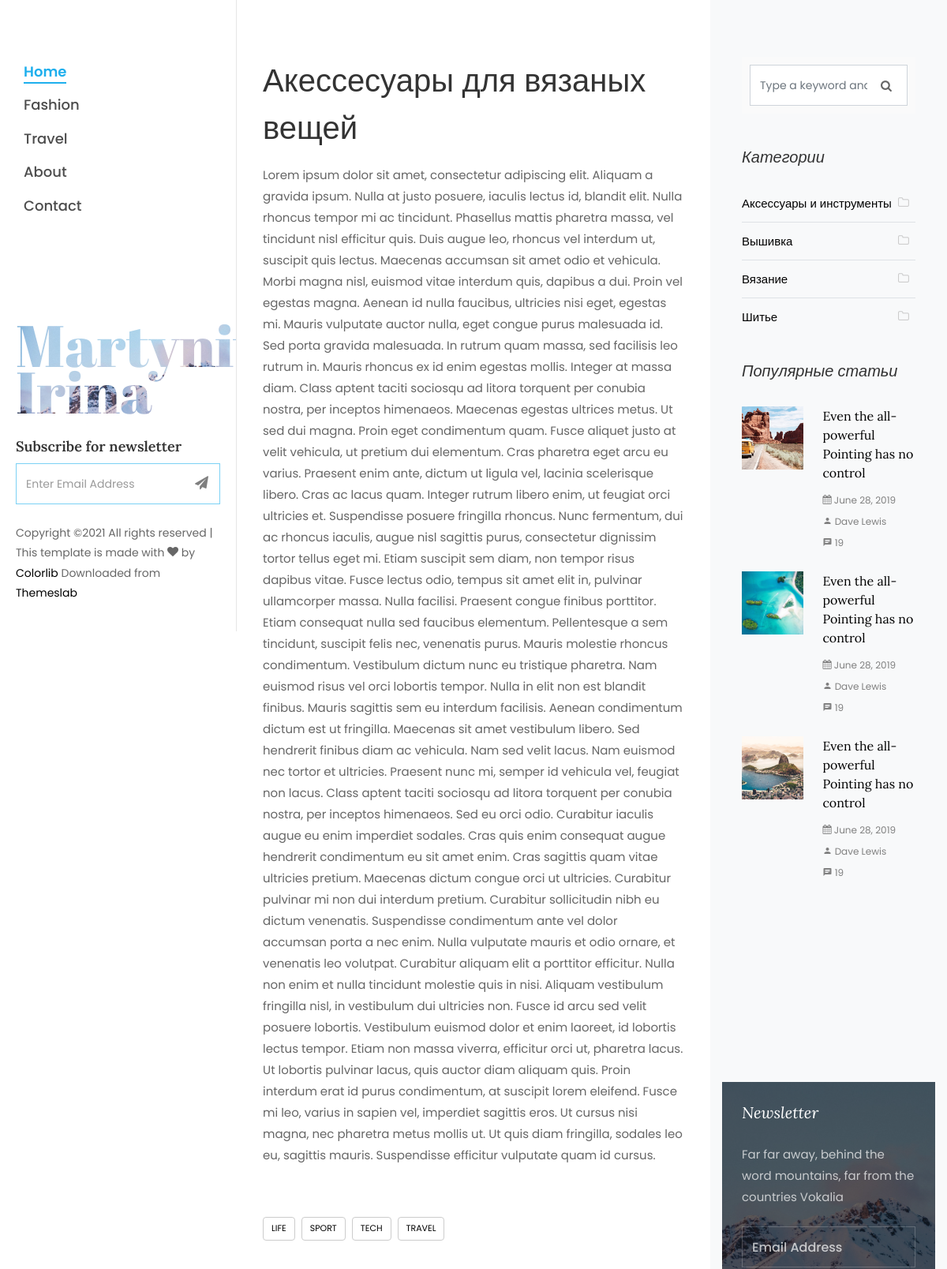
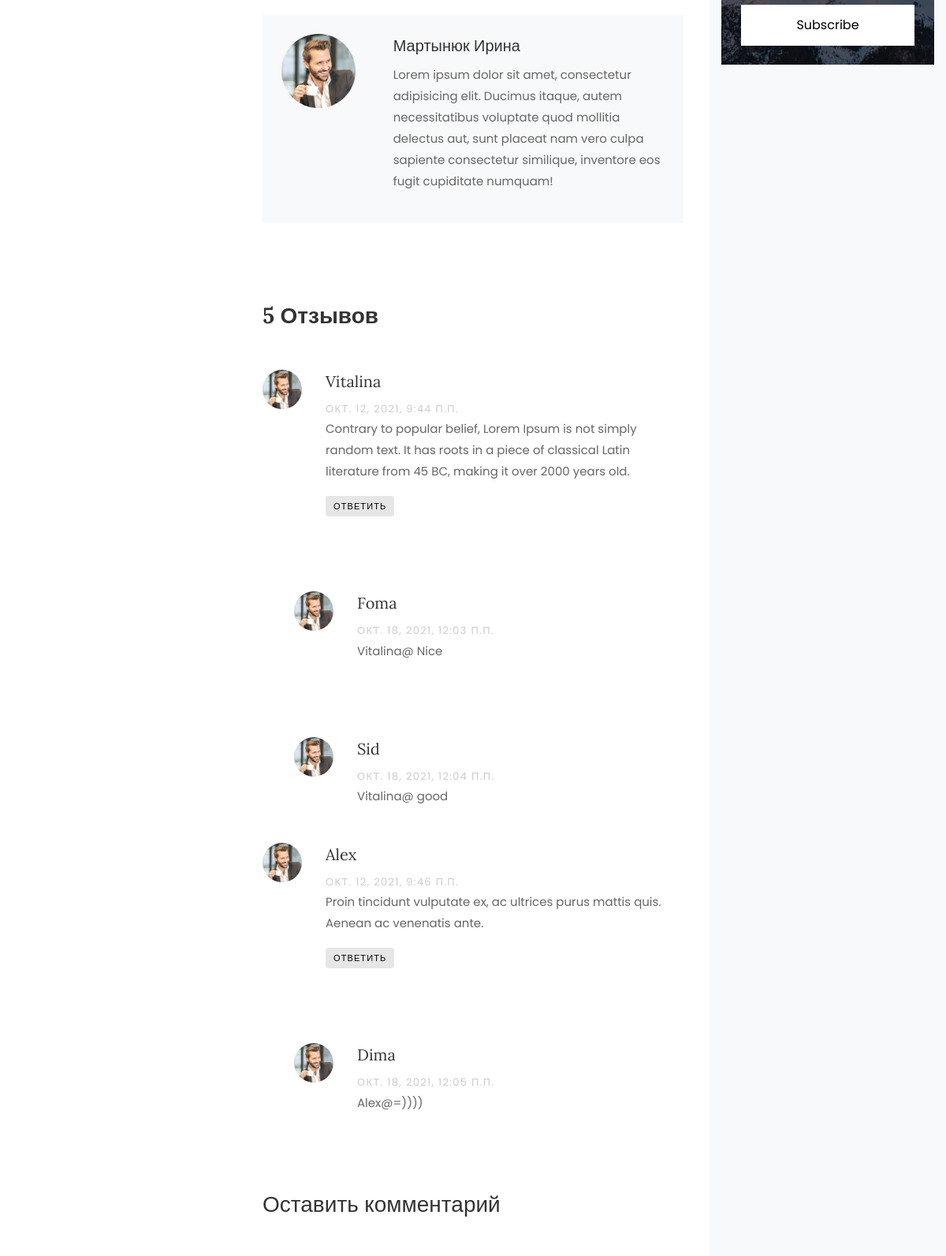
The page /akessesuary-dlya-vyazanyh-veshej/ (upper part) on the database its author committed (2 pictures, top to bottom).
### blog_app/models.py (models this page shows, shortened)
class Article(models.Model):
    title = models.CharField(max_length=256, blank=False, verbose_name='Название')
    category = models.ForeignKey(Category, on_delete=models.CASCADE, verbose_name='Категория')
    slug = models.SlugField(max_length=256, db_index=True)
    short_content = models.TextField(verbose_name='Краткое описание', max_length=300, default='Нет описания')
    content = models.TextField(blank=True, default='Нет описания', verbose_name='Текст статьи')
    created_at = models.DateTimeField(auto_now_add=True, verbose_name='Дата публикации')
    updated_at = models.DateTimeField(auto_now=True, verbose_name='Дата обновления')
    image = models.ImageField(upload_to='blog_images/%Y/%m/%d', verbose_name='Изображение', blank=True)
    draft = models.BooleanField(verbose_name='Черновик', default=False)
    author = models.CharField(verbose_name='Автор', blank=False, max_length=150)
    class Meta:
        ordering = ('-created_at',)
        verbose_name = 'Статья'
        verbose_name_plural = 'Статьи'
    def get_review(self):
        return self.reviews_set.filter(parent__isnull=True) # вернет только родительские отзывы статьи

class Reviews(models.Model):
    email = models.EmailField()
    name = models.CharField(verbose_name='Имя', max_length=110)
    text = models.TextField(verbose_name='Сообщение', max_length=5000)
    created_at = models.DateTimeField(auto_now_add=True, verbose_name='Дата публикации отзыва', )
    parent = models.ForeignKey(
        'self', verbose_name='Родитель', on_delete=models.SET_NULL, blank=True, null=True
    )
    article = models.ForeignKey(Article, verbose_name='статья', on_delete=models.CASCADE)
    class Meta:
        verbose_name = 'Отзыв'
        verbose_name_plural = 'Отзывы'

class Category(models.Model):
    name = models.CharField(max_length=150, blank=False, db_index=True, verbose_name='Наименование')
    slug = models.SlugField(max_length=150, unique=True, blank=False, db_index=True)
    created_at = models.DateTimeField(auto_now_add=True, verbose_name='Дата создания')
    updated_at = models.DateTimeField(auto_now=True, verbose_name='Дата обновления')
    class Meta:
        ordering = ('name',)
        verbose_name = 'Категория'
        verbose_name_plural = 'Категории'
    def get_absolute_url(self):
        return reverse('article_category_list', kwargs={'slug': self.slug})

### blog_app/views.py (the view)
# urls.py: path('<slug:slug>/', views.ArticleDetailView.as_view(), name="article_detail"),
class ArticleDetailView(DetailView):
    model = Article
    slug_field = 'slug'
    template_name = 'blog_detail.html'

### blog_app/templatetags/article_tag.py (called while the page is built)
@register.simple_tag()
def get_categories():
    return Category.objects.all()

### templates/blog_detail.html (shortened to what this page needs)
{% extends 'partials/base.html' %}
{% block content %}
    <div class="col-lg-8 px-md-5 py-5">
        <div class="row pt-md-4">
            <h1 class="mb-3">{{ article.title }}</h1>
            <p>{{ article.content }}</p>
            <div class="tag-widget post-tag-container mb-5 mt-5">
                <div class="tagcloud">
                    <a href="#" class="tag-cloud-link">Life</a>
                    <a href="#" class="tag-cloud-link">Sport</a>
                    <a href="#" class="tag-cloud-link">Tech</a>
                    <a href="#" class="tag-cloud-link">Travel</a>
                </div>
            </div>
            <div class="about-author d-flex p-4 bg-light">
                <div class="bio mr-5">
                    <img src="/static/images/person_1.jpg" alt="Image placeholder" class="img-fluid mb-4">
                </div>
                <div class="desc">
                    <h3>{{ article.author }}</h3>
                    <p>Lorem ipsum dolor sit amet, consectetur adipisicing elit. Ducimus itaque, autem necessitatibus
                        voluptate quod mollitia delectus aut, sunt placeat nam vero culpa sapiente consectetur
                        similique, inventore eos fugit cupiditate numquam!</p>
                </div>
            </div>
            <div class="pt-5 mt-5">
                {% with article.reviews_set.count as comments %}
                    {% if comments == 1 %}
                        <h3 class="mb-5 font-weight-bold">{{ comments }} Отзыв</h3>
                    {% elif comments <= 4 %}
                        <h3 class="mb-5 font-weight-bold">{{ comments }} Отзыва</h3>
                    {% else %}
                        <h3 class="mb-5 font-weight-bold">{{ comments }} Отзывов</h3>
                    {% endif %}
                {% endwith %}
                {% for review in article.get_review %}
                    <ul class="comment-list">
                        <li class="comment">
                            <div class="vcard bio">
                                <img src="/static/images/person_1.jpg" alt="Image placeholder">
                            </div>
                            <div class="comment-body">
                                <h3>{{ review.name }}</h3>
                                <div class="meta">{{ review.created_at }}</div>
                                <p>{{ review.text }}</p>
                                <p><a href="#formReview" class="reply"
                                      onclick="addReview('{{ review.name }}', '{{ review.id }}')">Ответить</a></p>
                            </div>
                        </li>
                        {% for rew in review.reviews_set.all %}
                            <ul class="children">
                                <li class="comment">
                                    <div class="vcard bio">
                                        <img src="/static/images/person_1.jpg" alt="Image placeholder">
                                    </div>
                                    <div class="comment-body">
                                        <h3>{{ rew.name }}</h3>
                                        <div class="meta">{{ rew.created_at }}</div>
                                        <p>{{ rew.text }}</p>
                                    </div>
                                </li>
                            </ul>
                        {% endfor %}
                    </ul>
                {% empty %}
                    <p>Нет отзывов</p>
                {% endfor %}
                <div class="comment-form-wrap pt-5">
                    <h3 class="mb-5">Оставить комментарий</h3>
                </div>
            </div>
        </div>
    </div>
{% endblock %}

### templates/partials/sidebar.html (shortened to what this page needs)
{% load article_tag %}
<div class="col-xl-4 sidebar ftco-animate bg-light pt-5">
    <div class="sidebar-box pt-md-4">
        <form action="#" class="search-form">
            <div class="form-group">
                <span class="icon icon-search"></span>
                <input type="text" class="form-control" placeholder="Type a keyword and hit enter">
            </div>
        </form>
    </div>
    <div class="sidebar-box ftco-animate">
        <h3 class="sidebar-heading">Категории</h3>
        <ul class="categories">
            {% get_categories as categories %}
            {% for category in categories %}
            <li class="colorlib-active"><a href="{{ category.get_absolute_url }}">{{ category.name }}<span><i class="icon-folder-o mr-2"></i></span></a></li>
            {% endfor %}
        </ul>
    </div>
    <div class="sidebar-box ftco-animate">
        <h3 class="sidebar-heading">Популярные статьи</h3>
        <div class="block-21 mb-4 d-flex">
            <a class="blog-img mr-4" style="background-image: url(/static/images/image_1.jpg);"></a>
            <div class="text">
                <h3 class="heading"><a href="#">Even the all-powerful Pointing has no control</a>
                </h3>
                <div class="meta">
                    <div><a href="#"><span class="icon-calendar"></span> June 28, 2019</a></div>
                    <div><a href="#"><span class="icon-person"></span> Dave Lewis</a></div>
                    <div><a href="#"><span class="icon-chat"></span> 19</a></div>
                </div>
            </div>
        </div>
        <div class="block-21 mb-4 d-flex">
            <a class="blog-img mr-4" style="background-image: url(/static/images/image_2.jpg);"></a>
            <div class="text">
                <h3 class="heading"><a href="#">Even the all-powerful Pointing has no control</a>
                </h3>
                <div class="meta">
                    <div><a href="#"><span class="icon-calendar"></span> June 28, 2019</a></div>
                    <div><a href="#"><span class="icon-person"></span> Dave Lewis</a></div>
                    <div><a href="#"><span class="icon-chat"></span> 19</a></div>
                </div>
            </div>
        </div>
        <div class="block-21 mb-4 d-flex">
            <a class="blog-img mr-4" style="background-image: url(/static/images/image_3.jpg);"></a>
            <div class="text">
                <h3 class="heading"><a href="#">Even the all-powerful Pointing has no control</a>
                </h3>
                <div class="meta">
                    <div><a href="#"><span class="icon-calendar"></span> June 28, 2019</a></div>
                    <div><a href="#"><span class="icon-person"></span> Dave Lewis</a></div>
                    <div><a href="#"><span class="icon-chat"></span> 19</a></div>
                </div>
            </div>
        </div>
    </div>
    <div class="sidebar-box subs-wrap img py-4"
         style="background-image: url(/static/images/bg_1.jpg);">
        <div class="overlay"></div>
        <h3 class="mb-4 sidebar-heading">Newsletter</h3>
        <p class="mb-4">Far far away, behind the word mountains, far from the countries Vokalia</p>
        <form action="#" class="subscribe-form">
            <div class="form-group">
                <input type="text" class="form-control" placeholder="Email Address">
                <input type="submit" value="Subscribe" class="mt-2 btn btn-white submit">
            </div>
        </form>
    </div>
</div>

### static/css/icomoon.css (style rules this page uses)
[class^="icon-"], [class*=" icon-"] { font-family: 'icomoon' !important; speak: none; font-style: normal; font-weight: normal; font-variant: normal; text-transform: none; line-height: 1; -webkit-font-smoothing: antialiased; -moz-osx-font-smoothing: grayscale; }
.icon-search:before { content: "\f002"; }
.icon-calendar:before { content: "\f073"; }
.icon-folder-o:before { content: "\f114"; }
.icon-chat:before { content: "\e0b7"; }
.icon-person:before { content: "\e7fd"; }

### rows shown on the page
Article: title "Акессесуары для вязаных вещей", content "Lorem ipsum dolor sit amet, consectetur adipiscing elit. Aliquam a gravida ipsum. Nulla at justo posuere, iaculis lectus id, blandit elit. Nulla rhoncus tempor mi ac tincidunt. Phasellus mattis pharetra massa, vel tincidunt nisl efficitur quis. Duis augue leo, rhoncus vel interdum ut, suscipit quis lectus. Maecenas accumsan sit amet odio et vehicula. Morbi magna nisl, euismod vitae interdum quis, dapibus a dui. Proin vel egestas magna. Aenean id nulla faucibus, ultricies nisi eget, egestas mi. Mauris vulputate auctor nulla, eget congue purus malesuada id. Sed porta gravida malesuada. In rutrum quam massa, sed facilisis leo rutrum in. Mauris rhoncus ex id enim egestas mollis. Integer at…", author "Мартынюк Ирина"
Reviews: name "Vitalina", created_at "ОКТ. 12, 2021, 9:44 П.П.", text "Contrary to popular belief, Lorem Ipsum is not simply random text. It has roots in a piece of classical Latin literature from 45 BC, making it over 2000 years old."
Reviews: name "Foma", created_at "ОКТ. 18, 2021, 12:03 П.П.", text "Vitalina@ Nice"
Reviews: name "Sid", created_at "ОКТ. 18, 2021, 12:04 П.П.", text "Vitalina@ good"
Reviews: name "Alex", created_at "ОКТ. 12, 2021, 9:46 П.П.", text "Proin tincidunt vulputate ex, ac ultrices purus mattis quis. Aenean ac venenatis ante."
Reviews: name "Dima", created_at "ОКТ. 18, 2021, 12:05 П.П.", text "Alex@=))))"
Category: name "Аксессуары и инструменты"
Category: name "Вышивка"
Category: name "Вязание"
Category: name "Шитье"

### other values the page prints
{{ comments }} "5"
